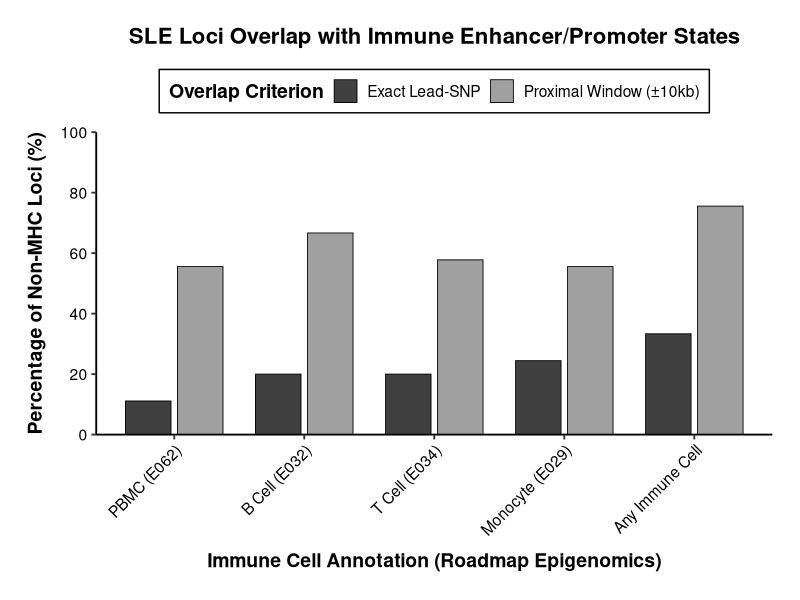
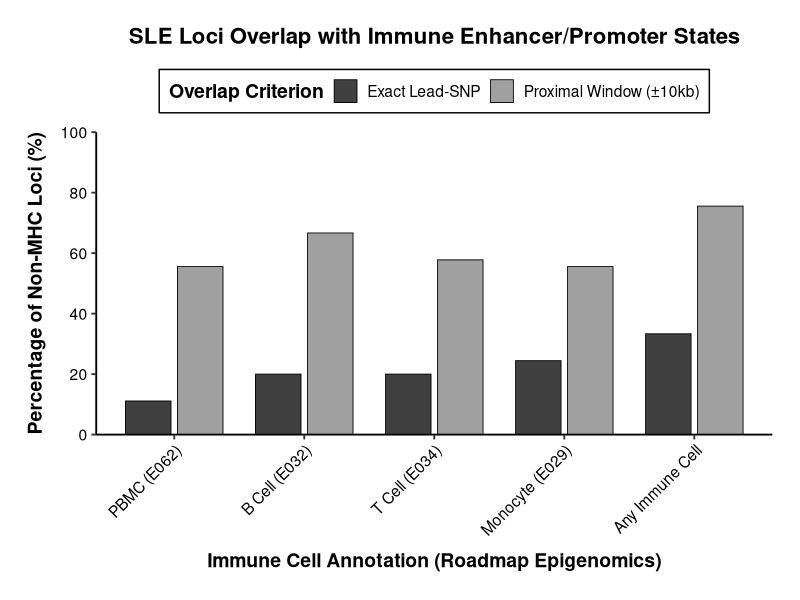

Recreate these plots in R, in order.
#!/usr/bin/env Rscript
# scripts/step29_epigenetic_overlap_plot.R
# Generate Premium Minimalist plot for Epigenetic Overlap Results

suppressPackageStartupMessages({
    library(data.table)
    library(ggplot2)
    library(dplyr)
    library(tidyr)
})

cat("Loading overlap results...\n")
res <- fread("results_extracted/exploratory_epigenetic_overlap.tsv")

# Filter out MHC
res <- res[Is_MHC == FALSE]
total_loci <- nrow(res)

# Calculate percentages for each cell type + aggregate
calc_stats <- function(df, col_exact, col_window) {
    pct_exact <- (sum(df[[col_exact]]) / total_loci) * 100
    pct_window <- (sum(df[[col_window]]) / total_loci) * 100
    return(c(pct_exact, pct_window))
}

stats_pbmc <- calc_stats(res, "E062_PBMC_Exact", "E062_PBMC_Window10kb")
stats_bcell <- calc_stats(res, "E032_B_cell_Exact", "E032_B_cell_Window10kb")
stats_tcell <- calc_stats(res, "E034_T_cell_Exact", "E034_T_cell_Window10kb")
stats_mono <- calc_stats(res, "E029_Monocyte_Exact", "E029_Monocyte_Window10kb")
stats_any <- calc_stats(res, "Any_Immune_Exact", "Any_Immune_Window10kb")

plot_data <- data.frame(
    Cell_Type = factor(c("PBMC (E062)", "B Cell (E032)", "T Cell (E034)", "Monocyte (E029)", "Any Immune Cell"),
                       levels = c("PBMC (E062)", "B Cell (E032)", "T Cell (E034)", "Monocyte (E029)", "Any Immune Cell")),
    Exact = c(stats_pbmc[1], stats_bcell[1], stats_tcell[1], stats_mono[1], stats_any[1]),
    Window = c(stats_pbmc[2], stats_bcell[2], stats_tcell[2], stats_mono[2], stats_any[2])
)

plot_data_long <- pivot_longer(plot_data, cols = c("Exact", "Window"), names_to = "Overlap_Type", values_to = "Percentage")
plot_data_long$Overlap_Type <- factor(plot_data_long$Overlap_Type, levels = c("Exact", "Window"), 
                                      labels = c("Exact Lead-SNP", "Proximal Window (±10kb)"))

# Premium Minimalist Aesthetics (per AGENTS.md rules)
cat("Generating plot...\n")
p <- ggplot(plot_data_long, aes(x = Cell_Type, y = Percentage, fill = Overlap_Type)) +
    geom_bar(stat = "identity", position = position_dodge(width = 0.8), width = 0.7, color = "black", linewidth = 0.3) +
    scale_fill_manual(values = c("Exact Lead-SNP" = "#404040", "Proximal Window (±10kb)" = "#A0A0A0")) +
    scale_y_continuous(limits = c(0, 100), breaks = seq(0, 100, 20), expand = c(0, 0)) +
    labs(
        x = "Immune Cell Annotation (Roadmap Epigenomics)",
        y = "Percentage of Non-MHC Loci (%)",
        fill = "Overlap Criterion",
        title = "SLE Loci Overlap with Immune Enhancer/Promoter States"
    ) +
    theme_classic(base_size = 14) +
    theme(
        plot.title = element_text(face = "bold", hjust = 0.5, size = 16, margin = margin(b = 15)),
        axis.text.x = element_text(angle = 45, hjust = 1, color = "black"),
        axis.text.y = element_text(color = "black"),
        axis.title.x = element_text(margin = margin(t = 10), face = "bold"),
        axis.title.y = element_text(margin = margin(r = 10), face = "bold"),
        legend.position = "top",
        legend.title = element_text(face = "bold"),
        legend.background = element_blank(),
        legend.box.background = element_rect(color = "black", linewidth = 0.5),
        plot.margin = margin(20, 20, 20, 20)
    )

# Save to SLE_Publication_Package
dir.create("SLE_Publication_Package", showWarnings = FALSE)
output_pdf <- "SLE_Publication_Package/Supplementary_Figure_Epigenetic.pdf"
output_png <- "SLE_Publication_Package/Supplementary_Figure_Epigenetic.png"

ggsave(output_pdf, plot = p, width = 8, height = 6, dpi = 300)
ggsave(output_png, plot = p, width = 8, height = 6, dpi = 300)

cat(sprintf("Success! Saved figure to %s and %s\n", output_pdf, output_png))
